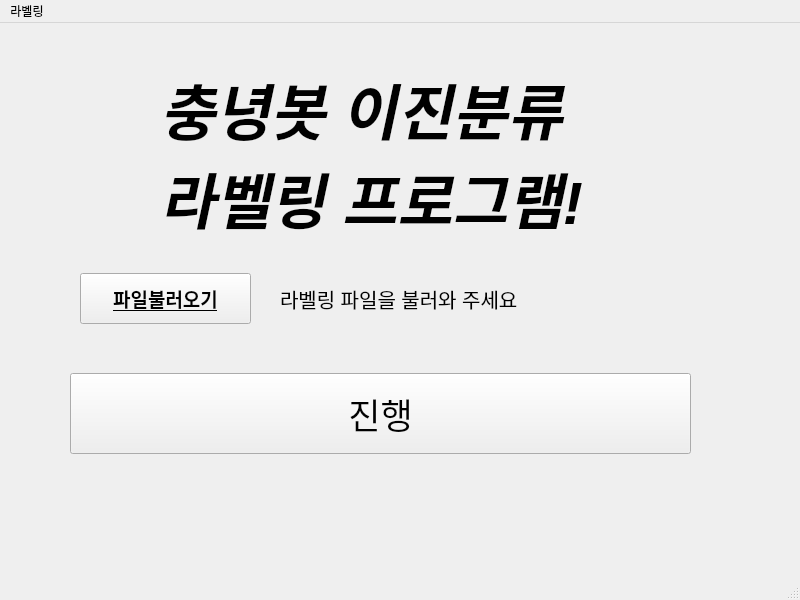
<?xml version="1.0" encoding="UTF-8"?>
<ui version="4.0">
 <class>MainWindow</class>
 <widget class="QMainWindow" name="MainWindow">
  <property name="geometry">
   <rect>
    <x>0</x>
    <y>0</y>
    <width>800</width>
    <height>600</height>
   </rect>
  </property>
  <property name="windowTitle">
   <string>충녕봇 이진분류 라벨링 프로그램</string>
  </property>
  <widget class="QWidget" name="centralwidget">
   <widget class="QPushButton" name="file_load_button">
    <property name="geometry">
     <rect>
      <x>80</x>
      <y>250</y>
      <width>171</width>
      <height>51</height>
     </rect>
    </property>
    <property name="font">
     <font>
      <pointsize>14</pointsize>
      <weight>75</weight>
      <bold>true</bold>
      <underline>true</underline>
     </font>
    </property>
    <property name="text">
     <string>파일불러오기</string>
    </property>
   </widget>
   <widget class="QLabel" name="file_name_label">
    <property name="geometry">
     <rect>
      <x>280</x>
      <y>240</y>
      <width>391</width>
      <height>71</height>
     </rect>
    </property>
    <property name="font">
     <font>
      <pointsize>15</pointsize>
     </font>
    </property>
    <property name="text">
     <string>라벨링 파일을 불러와 주세요</string>
    </property>
   </widget>
   <widget class="QPushButton" name="next_button">
    <property name="geometry">
     <rect>
      <x>70</x>
      <y>350</y>
      <width>621</width>
      <height>81</height>
     </rect>
    </property>
    <property name="font">
     <font>
      <family>HY엽서M</family>
      <pointsize>26</pointsize>
     </font>
    </property>
    <property name="text">
     <string>진행</string>
    </property>
   </widget>
   <widget class="QLabel" name="title_label">
    <property name="geometry">
     <rect>
      <x>160</x>
      <y>50</y>
      <width>481</width>
      <height>161</height>
     </rect>
    </property>
    <property name="font">
     <font>
      <family>Arial</family>
      <pointsize>45</pointsize>
      <weight>75</weight>
      <italic>true</italic>
      <bold>true</bold>
     </font>
    </property>
    <property name="text">
     <string>충녕봇 이진분류 
라벨링 프로그램!</string>
    </property>
   </widget>
  </widget>
  <widget class="QMenuBar" name="menubar">
   <property name="geometry">
    <rect>
     <x>0</x>
     <y>0</y>
     <width>800</width>
     <height>21</height>
    </rect>
   </property>
   <widget class="QMenu" name="menu">
    <property name="title">
     <string>라벨링</string>
    </property>
   </widget>
   <addaction name="menu"/>
  </widget>
  <widget class="QStatusBar" name="statusbar"/>
  <action name="actiondata">
   <property name="text">
    <string>data</string>
   </property>
  </action>
 </widget>
 <resources/>
 <connections/>
</ui>
